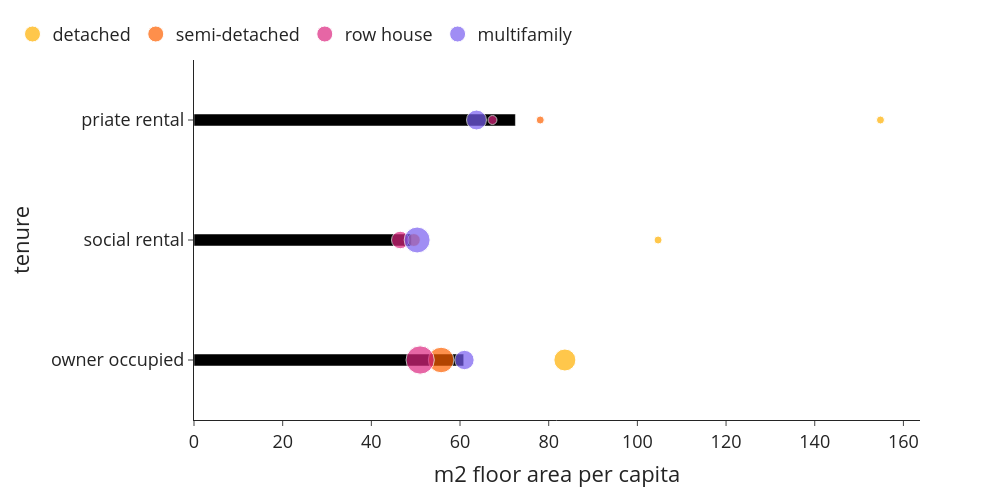

Write notebook code for a chart like this one.
### Code cell
bubblechart((use['size'+year+'_w1']*use['n_hhd']), use['n_hhdmem'+year], use['n_hhd'], 0, 1, 'm2 floor area per capita', class_name_long, 'm2_per_cap_class_type')

### Figure 1 — Plotly figure (JSON) as saved in the notebook; plotly's stock layout.template omitted (floating-point values rounded to 4 significant figures)
{"data": [{"alignmentgroup": "True", "hovertemplate": "m2 floor area per capita=%{x}<br>tenure=%{y}<extra></extra>", "legendgroup": "", "marker": {"color": "#000000", "pattern": {"shape": ""}}, "name": "", "offsetgroup": "", "orientation": "h", "showlegend": false, "textposition": "auto", "type": "bar", "x": [60.83, 49.0, 72.49], "xaxis": "x", "y": ["owner occupied", "social rental", "priate rental"], "yaxis": "y"}, {"legendrank": 0, "marker": {"color": "#ffb000", "size": [962560, 3460, 67015], "sizemin": 4, "sizemode": "area", "sizeref": 3983.0}, "mode": "markers", "name": "detached", "showlegend": true, "type": "scatter", "x": [83.65, 104.7, 154.8], "y": ["owner occupied", "social rental", "priate rental"]}, {"legendrank": 1, "marker": {"color": "#fe6100", "size": [1299520, 329080, 91650], "sizemin": 4, "sizemode": "area", "sizeref": 3983.0}, "mode": "markers", "name": "semi-detached", "showlegend": true, "type": "scatter", "x": [55.73, 49.59, 78.09], "y": ["owner occupied", "social rental", "priate rental"]}, {"legendrank": 2, "marker": {"color": "#dc267f", "size": [1593095, 609915, 158020], "sizemin": 4, "sizemode": "area", "sizeref": 3983.0}, "mode": "markers", "name": "row house", "showlegend": true, "type": "scatter", "x": [51.01, 46.52, 67.32], "y": ["owner occupied", "social rental", "priate rental"]}, {"legendrank": 3, "marker": {"color": "#785ef0", "size": [744580, 1340030, 790115], "sizemin": 4, "sizemode": "area", "sizeref": 3983.0}, "mode": "markers", "name": "multifamily", "showlegend": true, "type": "scatter", "x": [61.0, 50.33, 63.71], "y": ["owner occupied", "social rental", "priate rental"]}], "layout": {"bargap": 0.9, "barmode": "relative", "font": {"size": 18}, "height": 500, "legend": {"orientation": "h", "tracegroupgap": 0, "x": -0.25, "xanchor": "left", "y": 1.02, "yanchor": "bottom"}, "margin": {"t": 60}, "width": 1000, "xaxis": {"anchor": "y", "domain": [0, 1], "title": {"text": "m2 floor area per capita"}}, "yaxis": {"anchor": "x", "domain": [0, 1], "title": {"text": "tenure"}}}}
